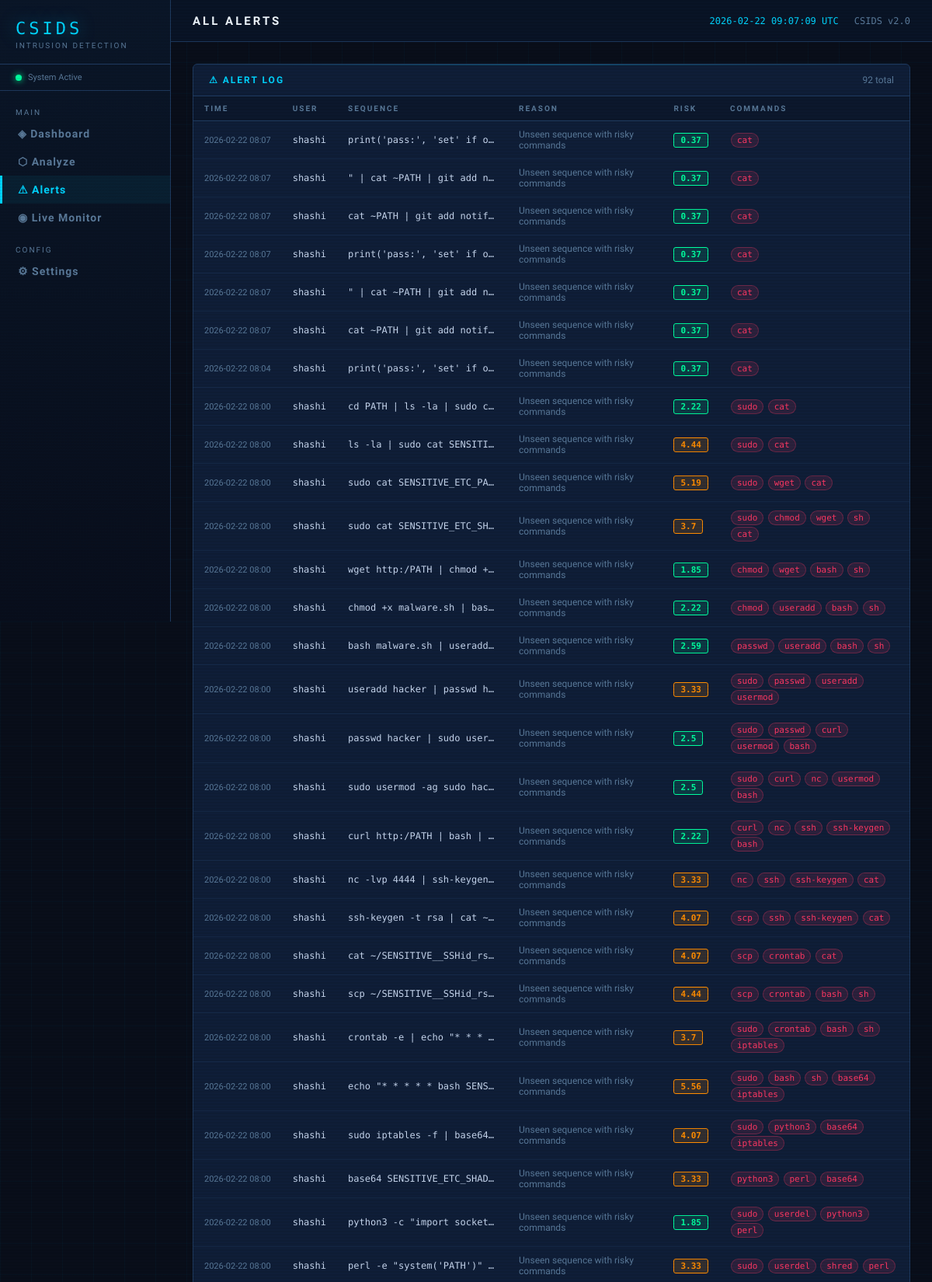
Screenshot of /alerts (upper part) with the database file from the repository.
### tables this page shows
CREATE TABLE alerts (
        id         INTEGER PRIMARY KEY AUTOINCREMENT,
        user       TEXT NOT NULL,
        sequence   TEXT NOT NULL,
        reason     TEXT,
        risk_score REAL,
        risky_cmds TEXT,
        timestamp  TIMESTAMP DEFAULT CURRENT_TIMESTAMP
    );

### app.py (the view)
@app.route("/alerts")
def alerts_page():
    conn = get_db()
    cur  = conn.cursor()
    cur.execute("SELECT * FROM alerts ORDER BY timestamp DESC LIMIT 200")
    alerts = cur.fetchall()
    conn.close()
    return render_template("alerts.html", alerts=alerts)

### database.py (called while the page is built)
def get_db():
    conn = sqlite3.connect(DB_NAME)
    conn.row_factory = sqlite3.Row
    return conn

### templates/alerts.html (shortened to what this page needs)
{% extends "base.html" %}
{% block page_title %}All Alerts{% endblock %}
{% block content %}
<div class="panel">
    <div class="panel-header">
        <div class="panel-title">⚠ Alert Log</div>
        <span style="font-size:12px;color:var(--dim);">{{ alerts|length }} total</span>
    </div>
    <div class="panel-body" style="padding:0;">
        {% if alerts %}
        <table class="data-table">
            <thead>
                <tr>
                    <th>Time</th>
                    <th>User</th>
                    <th>Sequence</th>
                    <th>Reason</th>
                    <th>Risk</th>
                    <th>Commands</th>
                </tr>
            </thead>
            <tbody>
            {% for a in alerts %}
            <tr>
                <td style="font-size:11px;color:var(--dim);white-space:nowrap;">{{ a['timestamp'][:16] }}</td>
                <td class="mono">{{ a['user'] }}</td>
                <td class="mono" style="max-width:220px;overflow:hidden;text-overflow:ellipsis;white-space:nowrap;"
                    title="{{ a['sequence'] }}">{{ a['sequence'] }}</td>
                <td style="font-size:12px;color:var(--dim);">{{ a['reason'] }}</td>
                <td>
                    {% set rs = a['risk_score'] %}
                    {% if rs >= 6 %}<span class="badge badge-high">{{ rs }}</span>
                    {% elif rs >= 3 %}<span class="badge badge-medium">{{ rs }}</span>
                    {% else %}<span class="badge badge-low">{{ rs }}</span>{% endif %}
                </td>
                <td>
                    {% if a['risky_cmds'] %}
                    {% for cmd in a['risky_cmds'].split(',') %}
                    <span class="tag">{{ cmd }}</span>
                    {% endfor %}
                    {% endif %}
                </td>
            </tr>
            {% endfor %}
            </tbody>
        </table>
        {% else %}
        <div style="padding:40px;text-align:center;color:var(--dim);">No alerts yet.</div>
        {% endif %}
    </div>
</div>
{% endblock %}

### templates/base.html (style rules this page uses)
:root { --bg: #090e1a; --bg2: #0d1526; --panel: #0f1e38; --border: #1e3a5f; --accent: #00d4ff; --red: #ff3864; --green: #00ff9f; --orange: #ff8c00; --warn: #ffb800; --text: #c8d8f0; --dim: #5a7a9a; --bright: #f0f8ff; --mono: 'Share Tech Mono', monospace; --ui: 'Rajdhani', sans-serif; --body: 'Exo 2', sans-serif; }
* { margin:0; padding:0; box-sizing:border-box; }
body { background: var(--bg); color: var(--text); font-family: var(--body); min-height: 100vh; }
body::before { content: ''; position: fixed; inset: 0; background: repeating-linear-gradient( 0deg, transparent, transparent 2px, rgba(0,0,0,0.06) 2px, rgba(0,0,0,0.06) 4px ); pointer-events: none; z-index: 9999; }
body::after { content: ''; position: fixed; inset: 0; background-image: linear-gradient(rgba(0,212,255,0.03) 1px, transparent 1px), linear-gradient(90deg, rgba(0,212,255,0.03) 1px, transparent 1px); background-size: 40px 40px; pointer-events: none; z-index: 0; }
.panel { background: var(--panel); border: 1px solid var(--border); border-radius: 6px; overflow: hidden; position: relative; }
.panel::before { content: ''; position: absolute; top:0; left:0; right:0; height:1px; background: linear-gradient(90deg, transparent, var(--accent), transparent); opacity: 0.3; }
.panel-header { padding: 13px 20px; border-bottom: 1px solid var(--border); display: flex; align-items: center; justify-content: space-between; }
.panel-title { font-family: var(--ui); font-size: 12px; font-weight: 700; color: var(--accent); letter-spacing: 2px; text-transform: uppercase; }
.panel-body { padding: 20px; }
.data-table { width:100%; border-collapse:collapse; font-size:13px; }
.data-table th { font-family: var(--ui); font-size: 10px; font-weight:700; color: var(--dim); letter-spacing: 2px; text-transform: uppercase; padding: 10px 14px; text-align:left; border-bottom: 1px solid var(--border); background: rgba(0,0,0,0.2); }
.data-table td { padding: 10px 14px; border-bottom: 1px solid rgba(30,58,95,0.4); vertical-align: middle; }
.mono { font-family: var(--mono); font-size: 12px; }
.badge { display: inline-block; padding: 2px 8px; border-radius: 3px; font-family: var(--mono); font-size: 11px; font-weight: bold; }
.badge-medium { background: rgba(255,140,0,0.15); color: var(--orange); border: 1px solid var(--orange); }
.badge-low { background: rgba(0,255,159,0.12); color: var(--green); border: 1px solid var(--green); }
.tag { display: inline-block; padding: 2px 7px; border-radius: 10px; font-family: var(--mono); font-size: 11px; margin: 1px; background: rgba(255,56,100,0.12); color: var(--red); border: 1px solid rgba(255,56,100,0.3); }

### rows the page displays
alerts: timestamp "2026-02-22 08:07", user "shashi", sequence "print('pass:', 'set' if o…", reason "Unseen sequence with risky commands", risk_score "0.37", risky_cmds "cat"
alerts: timestamp "2026-02-22 08:07", user "shashi", sequence "\" | cat ~PATH | git add n…", reason "Unseen sequence with risky commands", risk_score "0.37", risky_cmds "cat"
alerts: timestamp "2026-02-22 08:07", user "shashi", sequence "cat ~PATH | git add notif…", reason "Unseen sequence with risky commands", risk_score "0.37", risky_cmds "cat"
alerts: timestamp "2026-02-22 08:07", user "shashi", sequence "print('pass:', 'set' if o…", reason "Unseen sequence with risky commands", risk_score "0.37", risky_cmds "cat"
alerts: timestamp "2026-02-22 08:07", user "shashi", sequence "\" | cat ~PATH | git add n…", reason "Unseen sequence with risky commands", risk_score "0.37", risky_cmds "cat"
alerts: timestamp "2026-02-22 08:07", user "shashi", sequence "cat ~PATH | git add notif…", reason "Unseen sequence with risky commands", risk_score "0.37", risky_cmds "cat"
alerts: timestamp "2026-02-22 08:04", user "shashi", sequence "print('pass:', 'set' if o…", reason "Unseen sequence with risky commands", risk_score "0.37", risky_cmds "cat"
alerts: timestamp "2026-02-22 08:00", user "shashi", sequence "cd PATH | ls -la | sudo c…", reason "Unseen sequence with risky commands", risk_score "2.22", cmd "sudo" "cat"
alerts: timestamp "2026-02-22 08:00", user "shashi", sequence "ls -la | sudo cat SENSITI…", reason "Unseen sequence with risky commands", risk_score "4.44", cmd "sudo" "cat"
alerts: timestamp "2026-02-22 08:00", user "shashi", sequence "sudo cat SENSITIVE_ETC_PA…", reason "Unseen sequence with risky commands", risk_score "5.19", cmd "sudo" "wget" "cat"
alerts: timestamp "2026-02-22 08:00", user "shashi", sequence "sudo cat SENSITIVE_ETC_SH…", reason "Unseen sequence with risky commands", risk_score "3.7", cmd "sudo" "chmod" "wget" "sh" "cat"
alerts: timestamp "2026-02-22 08:00", user "shashi", sequence "wget http:/PATH | chmod +…", reason "Unseen sequence with risky commands", risk_score "1.85", cmd "chmod" "wget" "bash" "sh"
alerts: timestamp "2026-02-22 08:00", user "shashi", sequence "chmod +x malware.sh | bas…", reason "Unseen sequence with risky commands", risk_score "2.22", cmd "chmod" "useradd" "bash" "sh"
alerts: timestamp "2026-02-22 08:00", user "shashi", sequence "bash malware.sh | useradd…", reason "Unseen sequence with risky commands", risk_score "2.59", cmd "passwd" "useradd" "bash" "sh"
alerts: timestamp "2026-02-22 08:00", user "shashi", sequence "useradd hacker | passwd h…", reason "Unseen sequence with risky commands", risk_score "3.33", cmd "sudo" "passwd" "useradd" "usermod"
alerts: timestamp "2026-02-22 08:00", user "shashi", sequence "passwd hacker | sudo user…", reason "Unseen sequence with risky commands", risk_score "2.5", cmd "sudo" "passwd" "curl" "usermod" "bash"
alerts: timestamp "2026-02-22 08:00", user "shashi", sequence "sudo usermod -ag sudo hac…", reason "Unseen sequence with risky commands", risk_score "2.5", cmd "sudo" "curl" "nc" "usermod" "bash"
alerts: timestamp "2026-02-22 08:00", user "shashi", sequence "curl http:/PATH | bash |…", reason "Unseen sequence with risky commands", risk_score "2.22", cmd "curl" "nc" "ssh" "ssh-keygen" "bash"
alerts: timestamp "2026-02-22 08:00", user "shashi", sequence "nc -lvp 4444 | ssh-keygen…", reason "Unseen sequence with risky commands", risk_score "3.33", cmd "nc" "ssh" "ssh-keygen" "cat"
alerts: timestamp "2026-02-22 08:00", user "shashi", sequence "ssh-keygen -t rsa | cat ~…", reason "Unseen sequence with risky commands", risk_score "4.07", cmd "scp" "ssh" "ssh-keygen" "cat"
alerts: timestamp "2026-02-22 08:00", user "shashi", sequence "cat ~/SENSITIVE__SSHid_rs…", reason "Unseen sequence with risky commands", risk_score "4.07", cmd "scp" "crontab" "cat"
alerts: timestamp "2026-02-22 08:00", user "shashi", sequence "scp ~/SENSITIVE__SSHid_rs…", reason "Unseen sequence with risky commands", risk_score "4.44", cmd "scp" "crontab" "bash" "sh"
alerts: timestamp "2026-02-22 08:00", user "shashi", sequence "crontab -e | echo \"* * *…", reason "Unseen sequence with risky commands", risk_score "3.7", cmd "sudo" "crontab" "bash" "sh" "iptables"
alerts: timestamp "2026-02-22 08:00", user "shashi", sequence "echo \"* * * * * bash SENS…", reason "Unseen sequence with risky commands", risk_score "5.56", cmd "sudo" "bash" "sh" "base64" "iptables"
alerts: timestamp "2026-02-22 08:00", user "shashi", sequence "sudo iptables -f | base64…", reason "Unseen sequence with risky commands", risk_score "4.07", cmd "sudo" "python3" "base64" "iptables"
alerts: timestamp "2026-02-22 08:00", user "shashi", sequence "base64 SENSITIVE_ETC_SHAD…", reason "Unseen sequence with risky commands", risk_score "3.33", cmd "python3" "perl" "base64"
alerts: timestamp "2026-02-22 08:00", user "shashi", sequence "python3 -c \"import socket…", reason "Unseen sequence with risky commands", risk_score "1.85", cmd "sudo" "userdel" "python3" "perl"
alerts: timestamp "2026-02-22 08:00", user "shashi", sequence "perl -e \"system('PATH')\"…", reason "Unseen sequence with risky commands", risk_score "3.33", cmd "sudo" "userdel" "shred" "perl"

### other values shown
{{ alerts|length }} "92"
